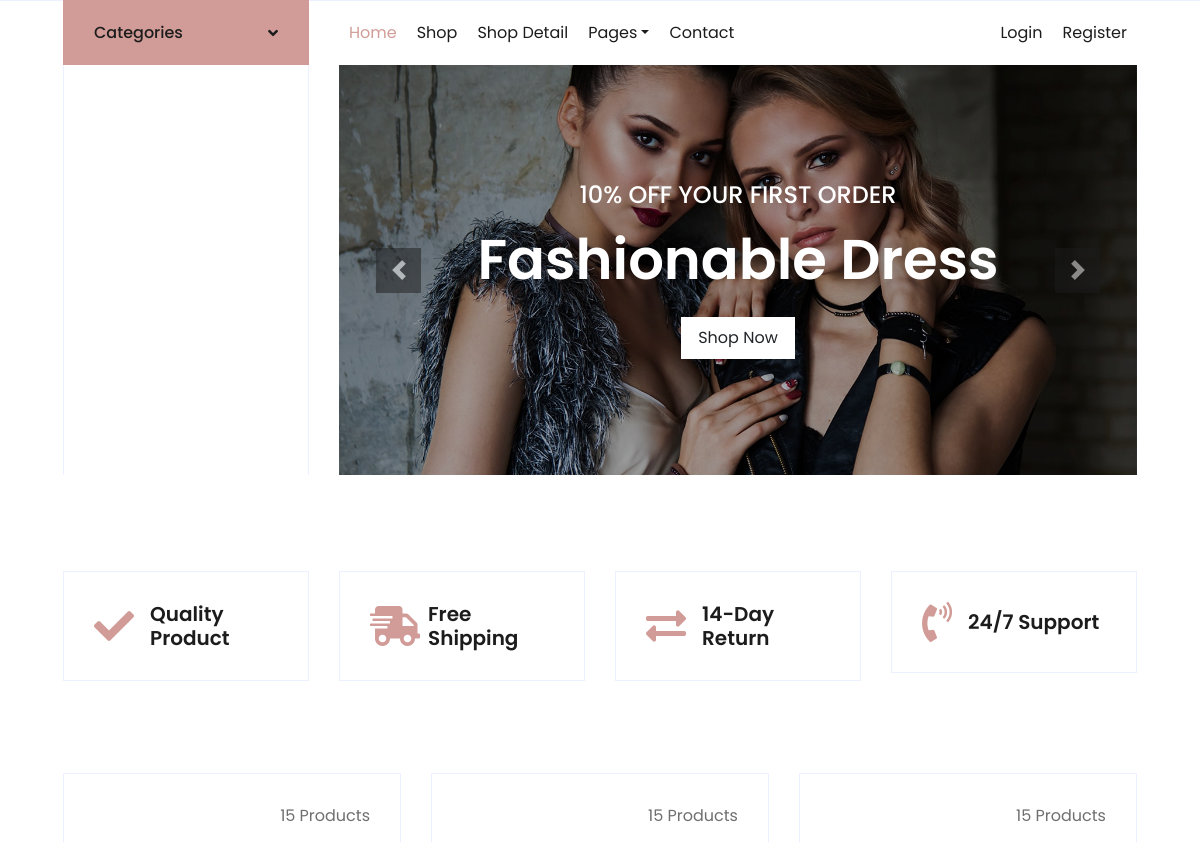
The app's page / (upper part), older data.
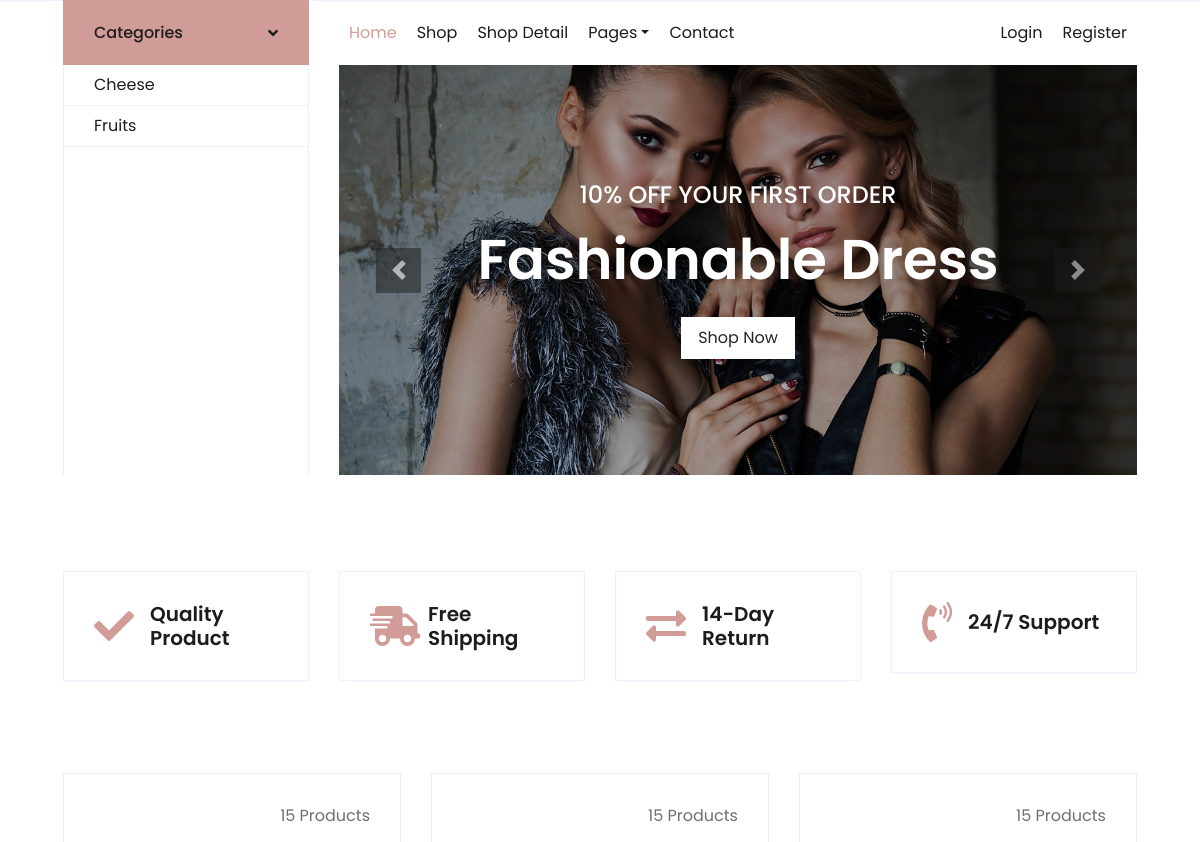
The same page, newer data.
### shop/models.py (models this page shows, shortened)
class ProductCategory(models.Model):
    category_name = models.CharField(max_length=30, blank=False, unique=True)
    slug = models.SlugField(null=True)
    class Meta:
        verbose_name = "Product category"
        verbose_name_plural = "Product categories"

### shop/views.py (the view)
# urls.py: path('', views.homepage, name='homepage'),
def homepage(request):
    categories = ProductCategory.objects.all()
    return render(request, 'pages/index.html', {'categories':categories})

### templates/pages/index.html (shortened to what this page needs)
{% extends 'base.html' %}
{% load static %}
    {% block content %}
    <div class="container-fluid pt-5">
        <div class="row px-xl-5 pb-3">
            <div class="col-lg-3 col-md-6 col-sm-12 pb-1">
                <div class="d-flex align-items-center border mb-4" style="padding: 30px;">
                    <h1 class="fa fa-check text-primary m-0 mr-3"></h1>
                    <h5 class="font-weight-semi-bold m-0">Quality Product</h5>
                </div>
            </div>
            <div class="col-lg-3 col-md-6 col-sm-12 pb-1">
                <div class="d-flex align-items-center border mb-4" style="padding: 30px;">
                    <h1 class="fa fa-shipping-fast text-primary m-0 mr-2"></h1>
                    <h5 class="font-weight-semi-bold m-0">Free Shipping</h5>
                </div>
            </div>
            <div class="col-lg-3 col-md-6 col-sm-12 pb-1">
                <div class="d-flex align-items-center border mb-4" style="padding: 30px;">
                    <h1 class="fas fa-exchange-alt text-primary m-0 mr-3"></h1>
                    <h5 class="font-weight-semi-bold m-0">14-Day Return</h5>
                </div>
            </div>
            <div class="col-lg-3 col-md-6 col-sm-12 pb-1">
                <div class="d-flex align-items-center border mb-4" style="padding: 30px;">
                    <h1 class="fa fa-phone-volume text-primary m-0 mr-3"></h1>
                    <h5 class="font-weight-semi-bold m-0">24/7 Support</h5>
                </div>
            </div>
        </div>
    </div>
    <div class="container-fluid pt-5">
        <div class="row px-xl-5 pb-3">
            <div class="col-lg-4 col-md-6 pb-1">
                <div class="cat-item d-flex flex-column border mb-4" style="padding: 30px;">
                    <p class="text-right">15 Products</p>
                </div>
            </div>
            <div class="col-lg-4 col-md-6 pb-1">
                <div class="cat-item d-flex flex-column border mb-4" style="padding: 30px;">
                    <p class="text-right">15 Products</p>
                </div>
            </div>
            <div class="col-lg-4 col-md-6 pb-1">
                <div class="cat-item d-flex flex-column border mb-4" style="padding: 30px;">
                    <p class="text-right">15 Products</p>
                </div>
            </div>
        </div>
    </div>
    {% endblock %}

### templates/layouts/header.html (shortened to what this page needs)
{% load static %}
    <div class="container-fluid mb-5">
        <div class="row border-top px-xl-5">
            <div class="col-lg-3 d-none d-lg-block">
                <a class="btn shadow-none d-flex align-items-center justify-content-between bg-primary text-white w-100" data-toggle="collapse" href="#navbar-vertical" style="height: 65px; margin-top: -1px; padding: 0 30px;">
                    <h6 class="m-0">Categories</h6>
                    <i class="fa fa-angle-down text-dark"></i>
                </a>
                <nav class="{% if request.path == '/' %}show{% else %}position-absolute bg-light{% endif %}
                collapse navbar navbar-vertical navbar-light align-items-start p-0 border border-top-0 border-bottom-0" id="navbar-vertical" {% if request.path != '/' %}style="width: calc(100% - 30px); z-index: 1;"{% endif %}>
                    <div class="navbar-nav w-100 overflow-hidden" style="height: 410px">
                        {% for category in categories %}
                        <a href="{% url 'shop:shop_page' category_slug=category.slug %}" class="nav-item nav-link">{{category.category_name}}</a>
                        {% endfor %}
                    </div>
                </nav>
            </div>
            <div class="col-lg-9">
                <nav class="navbar navbar-expand-lg bg-light navbar-light py-3 py-lg-0 px-0">
                    <div class="collapse navbar-collapse justify-content-between" id="navbarCollapse">
                        <div class="navbar-nav mr-auto py-0">
                            <a href="{% url 'shop:homepage' %}" class="nav-item nav-link active">Home</a>
                            <a href="{% url 'shop:shop_page' %}" class="nav-item nav-link">Shop</a>
                            <a href="detail.html" class="nav-item nav-link">Shop Detail</a>
                            <div class="nav-item dropdown">
                                <a href="#" class="nav-link dropdown-toggle" data-toggle="dropdown">Pages</a>
                            </div>
                            <a href="contact.html" class="nav-item nav-link">Contact</a>
                        </div>
                        <div class="navbar-nav ml-auto py-0">
                            <a href="" class="nav-item nav-link">Login</a>
                            <a href="" class="nav-item nav-link">Register</a>
                        </div>
                    </div>
                </nav>
                {% if request.path == '/' %}
                {% include 'layouts/header_carousel.html' %}
                {% endif %}
            </div>
        </div>
    </div>

Row changes from the older to the newer data that the page shows:
added ProductCategory: category_name "Cheese"
added ProductCategory: category_name "Fruits"
